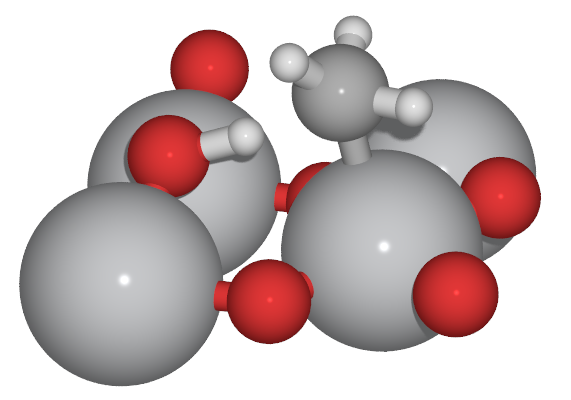
#> input picture LasAndClf-dev/processing_methods/plot_paper_figrues/plot_structura_figures/transition_states/ts.png, 571 x 400 px
$ python plot_transition_states.py
#> lines starting #> are read from the running program, lines starting #| are printed output that depends on the picture
#!/usr/local/bin/python3
# -*- coding: utf-8 -*-


import os

import numpy as np

import matplotlib
matplotlib.use('TkAgg')
import matplotlib.pyplot as plt
from matplotlib.image import imread

from ase import Atoms

from ase.visualize import view
from ase.io import read, write

"""
paper figure 1.
"""


# [91 lines left out: function write_transition_png, not called in this run]


def plot_transition_states():
    """paper fig 1"""
    fig, axarr = plt.subplots(1, 2, figsize=(16, 6))
    plt.suptitle('Two Activation Mechanisms on Rutile-type Metal Oxides (110) Surface', \
            fontsize=24, fontweight='bold')

    # ts-ss
    img = imread('ts.png')
#> img is the input picture: shape (400, 571, 3) float32; mean R, G, B 0.796, 0.735, 0.738
    axarr[0].imshow(img)
    axarr[0].set_title('(a) Surface-stabilized Mechanism Transition State', \
            fontsize=20, fontweight='normal')
    axarr[0].set_xlim(0, 600)
    axarr[0].set_ylim(400, 0)
    axarr[0].set_axis_off()

    C, M = [340, 90], [380, 250]
    axarr[0].scatter([C[0], M[0]], [C[1], M[1]], color='k', s=18)
    axarr[0].plot([C[0], M[0]], [C[1], M[1]], 'k-.')
    axarr[0].text(C[0]+5, C[1]+5, '$C$', fontsize=16)
    axarr[0].text(M[0]+5, M[1]-5, '$M_{cus}$', fontsize=16)
    #axarr[0].text((C[0]+M[0])/2.0, (C[1]+M[1])/2.0, 'short distance', fontsize=12)

    # ts-ra
    img = imread('ts_ra.png')
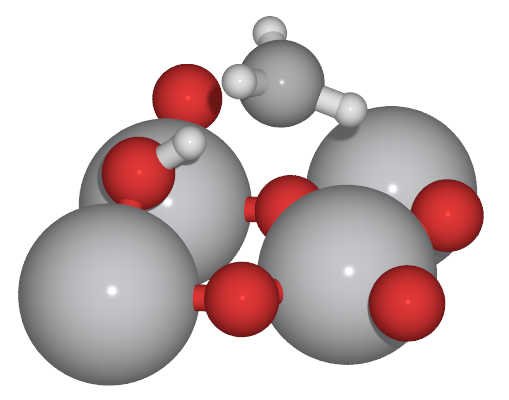
#> input picture LasAndClf-dev/processing_methods/plot_paper_figrues/plot_structura_figures/transition_states/ts_ra.png, 509 x 400 px
#> img is the input picture: shape (400, 509, 3) float32; mean R, G, B 0.813, 0.755, 0.758
    axarr[1].imshow(img)
    axarr[1].set_title('(b) Radical-like Mechanism Transition State', \
            fontsize=20, fontweight='normal')
    axarr[1].set_xlim(0, 600)
    axarr[1].set_ylim(400, 0)
    axarr[1].set_axis_off()

    C, M = [280, 80], [350, 270]
    axarr[1].scatter([C[0], M[0]], [C[1], M[1]], color='k', s=18)
    axarr[1].plot([C[0], M[0]], [C[1], M[1]], 'k-.')
    axarr[1].text(C[0]+5, C[1]+5, '$C$', fontsize=16)
    axarr[1].text(M[0]+5, M[1]-5, '$M_{cus}$', fontsize=16)
    #axarr[1].text((C[0]+M[0])/2.0, (C[1]+M[1])/2.0, 'large distance', fontsize=12)

    # plot symbols
    symbols = ['C', 'H', 'O', 'Ti']
    names = ['Carbon', 'Hydrogen', 'Oxygen', 'Titanium']
    lefts = np.arange(0.34, 0.66, 0.08)
    for i, left in enumerate(lefts):
        # set subfigure location
        ax3 = fig.add_axes([left, 0.05, 0.05, 0.05])

        img = imread('../atoms/%s.png' %symbols[i])
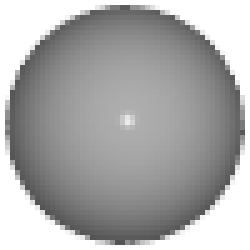
#> input picture LasAndClf-dev/processing_methods/plot_paper_figrues/plot_structura_figures/atoms/C.png, 50 x 50 px (shown 5 times larger)
#> img is the input picture: shape (50, 50, 3) float32; min 0.325, max 1, mean 0.664
        ax3.imshow(img)

        ax3.set_title(names[i], fontsize=16)
        ax3.set_axis_off()

    fig.savefig("../../figures/fig1.png")
    #plt.show()


if __name__ == '__main__':
    #atoms = read('ts_ra.con', format='vasp')
    #view(atoms)
    #write_transition_png(atoms, '30x,-60y,-120z', 'ts_ra')
#> (the run stopped early here; a loop or call above may not have finished)
